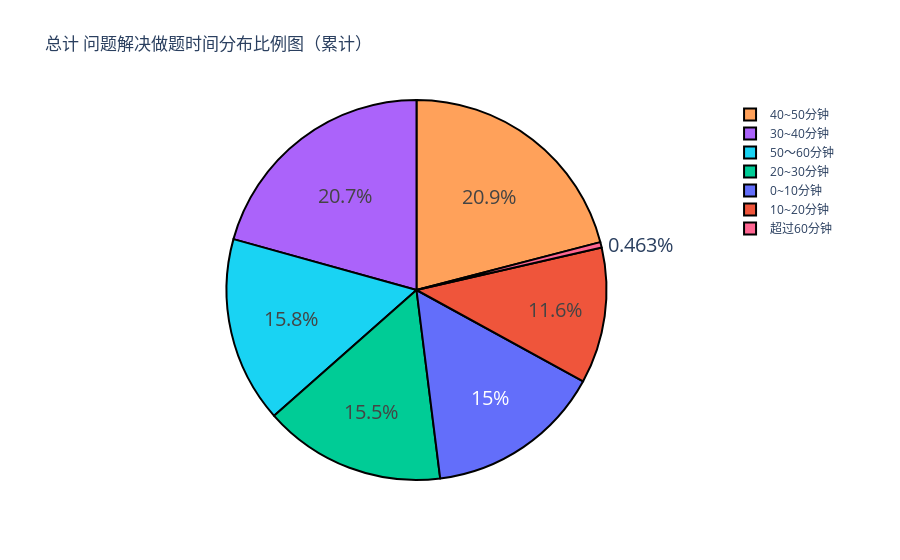

The notebook cell this image was saved under:
### Code cell
import plotly as py
import plotly.graph_objs as go
pyplt=py.offline.plot
labels=['0~10分钟','10~20分钟','20~30分钟','30~40分钟','40~50分钟', '50～60分钟', '超过60分钟']
values=[interval_data_dic[key]['count'] for key in interval_data_dic.keys()]
trace=[go.Pie(labels=labels,values=values)]
layout=go.Layout(
    title='总计 问题解决做题时间分布比例图（累计）'
)
fig=go.Figure(data=trace,layout=layout)
fig.update_traces(hoverinfo='label+percent',
#  textinfo='value', 
 textfont_size=20, marker=dict(colors=plotly.colors.qualitative.Plotly[0:7], line=dict(color='#000000', width=2)))
pyplt(fig,filename='plot/总计问题解决时间分布饼图.html')
offline.iplot(fig)

### Figure 1 — Plotly figure (JSON) as saved in the notebook; plotly's stock layout.template omitted (floating-point values rounded to 4 significant figures)
{"data": [{"hoverinfo": "label+percent", "labels": ["0~10分钟", "10~20分钟", "20~30分钟", "30~40分钟", "40~50分钟", "50～60分钟", "超过60分钟"], "marker": {"colors": ["#636EFA", "#EF553B", "#00CC96", "#AB63FA", "#FFA15A", "#19D3F3", "#FF6692"], "line": {"color": "#000000", "width": 2}}, "textfont": {"size": 20}, "type": "pie", "values": [4417, 3398, 4548, 6078, 6155, 4652, 136]}], "layout": {"title": {"text": "总计 问题解决做题时间分布比例图（累计）"}}}
